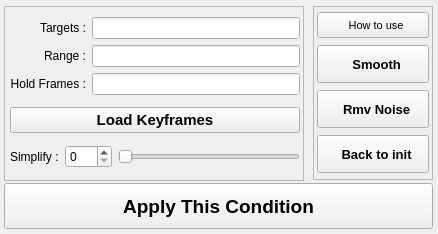
<?xml version="1.0" encoding="UTF-8"?>
<ui version="4.0">
 <class>Simplify</class>
 <widget class="QWidget" name="Simplify">
  <property name="geometry">
   <rect>
    <x>0</x>
    <y>0</y>
    <width>438</width>
    <height>234</height>
   </rect>
  </property>
  <property name="maximumSize">
   <size>
    <width>500</width>
    <height>420</height>
   </size>
  </property>
  <property name="windowTitle">
   <string>Simplify Graph</string>
  </property>
  <widget class="QFrame" name="frame">
   <property name="geometry">
    <rect>
     <x>4</x>
     <y>6</y>
     <width>300</width>
     <height>175</height>
    </rect>
   </property>
   <property name="frameShape">
    <enum>QFrame::StyledPanel</enum>
   </property>
   <property name="frameShadow">
    <enum>QFrame::Raised</enum>
   </property>
   <widget class="QWidget" name="">
    <property name="geometry">
     <rect>
      <x>6</x>
      <y>5</y>
      <width>290</width>
      <height>166</height>
     </rect>
    </property>
    <layout class="QVBoxLayout" name="verticalLayout_4">
     <item>
      <layout class="QHBoxLayout" name="horizontalLayout_4">
       <item>
        <layout class="QVBoxLayout" name="verticalLayout_2">
         <item>
          <widget class="QLabel" name="targetLabel">
           <property name="text">
            <string>Targets :</string>
           </property>
           <property name="alignment">
            <set>Qt::AlignRight|Qt::AlignTrailing|Qt::AlignVCenter</set>
           </property>
          </widget>
         </item>
         <item>
          <widget class="QLabel" name="rangeLabel">
           <property name="text">
            <string>Range :</string>
           </property>
           <property name="alignment">
            <set>Qt::AlignRight|Qt::AlignTrailing|Qt::AlignVCenter</set>
           </property>
          </widget>
         </item>
         <item>
          <widget class="QLabel" name="holdLabel">
           <property name="text">
            <string>Hold Frames :</string>
           </property>
           <property name="alignment">
            <set>Qt::AlignRight|Qt::AlignTrailing|Qt::AlignVCenter</set>
           </property>
          </widget>
         </item>
        </layout>
       </item>
       <item>
        <layout class="QVBoxLayout" name="verticalLayout">
         <item>
          <widget class="QLineEdit" name="tgOj">
           <property name="font">
            <font>
             <pointsize>9</pointsize>
            </font>
           </property>
           <property name="readOnly">
            <bool>true</bool>
           </property>
          </widget>
         </item>
         <item>
          <widget class="QLineEdit" name="frRg">
           <property name="readOnly">
            <bool>true</bool>
           </property>
          </widget>
         </item>
         <item>
          <widget class="QLineEdit" name="hdFr">
           <property name="readOnly">
            <bool>false</bool>
           </property>
          </widget>
         </item>
        </layout>
       </item>
      </layout>
     </item>
     <item>
      <widget class="QPushButton" name="loBtn">
       <property name="font">
        <font>
         <pointsize>11</pointsize>
         <weight>75</weight>
         <bold>true</bold>
        </font>
       </property>
       <property name="text">
        <string>Load Keyframes</string>
       </property>
      </widget>
     </item>
     <item>
      <layout class="QHBoxLayout" name="horizontalLayout_3">
       <item>
        <widget class="QLabel" name="Simplify_Label">
         <property name="font">
          <font>
           <pointsize>9</pointsize>
           <weight>50</weight>
           <bold>false</bold>
          </font>
         </property>
         <property name="text">
          <string>Simplify :</string>
         </property>
        </widget>
       </item>
       <item>
        <widget class="QSpinBox" name="numSl">
         <property name="maximum">
          <number>100</number>
         </property>
        </widget>
       </item>
       <item>
        <widget class="QSlider" name="adSld">
         <property name="maximum">
          <number>100</number>
         </property>
         <property name="sliderPosition">
          <number>0</number>
         </property>
         <property name="orientation">
          <enum>Qt::Horizontal</enum>
         </property>
        </widget>
       </item>
      </layout>
     </item>
    </layout>
   </widget>
  </widget>
  <widget class="QPushButton" name="apBtn">
   <property name="geometry">
    <rect>
     <x>4</x>
     <y>183</y>
     <width>429</width>
     <height>46</height>
    </rect>
   </property>
   <property name="minimumSize">
    <size>
     <width>85</width>
     <height>31</height>
    </size>
   </property>
   <property name="maximumSize">
    <size>
     <width>6550</width>
     <height>6550</height>
    </size>
   </property>
   <property name="font">
    <font>
     <pointsize>14</pointsize>
     <weight>75</weight>
     <bold>true</bold>
    </font>
   </property>
   <property name="text">
    <string>Apply This Condition</string>
   </property>
  </widget>
  <widget class="QFrame" name="frame_2">
   <property name="geometry">
    <rect>
     <x>313</x>
     <y>6</y>
     <width>120</width>
     <height>174</height>
    </rect>
   </property>
   <property name="frameShape">
    <enum>QFrame::StyledPanel</enum>
   </property>
   <property name="frameShadow">
    <enum>QFrame::Raised</enum>
   </property>
   <widget class="QWidget" name="">
    <property name="geometry">
     <rect>
      <x>4</x>
      <y>5</y>
      <width>112</width>
      <height>163</height>
     </rect>
    </property>
    <layout class="QVBoxLayout" name="verticalLayout_3">
     <item>
      <widget class="QPushButton" name="tutoBtn">
       <property name="minimumSize">
        <size>
         <width>32</width>
         <height>26</height>
        </size>
       </property>
       <property name="maximumSize">
        <size>
         <width>6550</width>
         <height>26</height>
        </size>
       </property>
       <property name="font">
        <font>
         <pointsize>8</pointsize>
        </font>
       </property>
       <property name="text">
        <string>  How to use</string>
       </property>
       <property name="iconSize">
        <size>
         <width>20</width>
         <height>20</height>
        </size>
       </property>
      </widget>
     </item>
     <item>
      <widget class="QPushButton" name="smoothBtn">
       <property name="minimumSize">
        <size>
         <width>90</width>
         <height>38</height>
        </size>
       </property>
       <property name="font">
        <font>
         <pointsize>10</pointsize>
         <weight>75</weight>
         <bold>true</bold>
        </font>
       </property>
       <property name="layoutDirection">
        <enum>Qt::LeftToRight</enum>
       </property>
       <property name="text">
        <string>  Smooth</string>
       </property>
      </widget>
     </item>
     <item>
      <widget class="QPushButton" name="rmPeakBtn">
       <property name="minimumSize">
        <size>
         <width>100</width>
         <height>38</height>
        </size>
       </property>
       <property name="font">
        <font>
         <pointsize>10</pointsize>
         <weight>75</weight>
         <bold>true</bold>
        </font>
       </property>
       <property name="text">
        <string>  Rmv Noise</string>
       </property>
      </widget>
     </item>
     <item>
      <widget class="QPushButton" name="rsBtn">
       <property name="minimumSize">
        <size>
         <width>0</width>
         <height>38</height>
        </size>
       </property>
       <property name="font">
        <font>
         <pointsize>10</pointsize>
         <weight>75</weight>
         <bold>true</bold>
        </font>
       </property>
       <property name="text">
        <string>  Back to init</string>
       </property>
      </widget>
     </item>
    </layout>
   </widget>
  </widget>
 </widget>
 <resources/>
 <connections>
  <connection>
   <sender>numSl</sender>
   <signal>valueChanged(int)</signal>
   <receiver>adSld</receiver>
   <slot>setValue(int)</slot>
   <hints>
    <hint type="sourcelabel">
     <x>41</x>
     <y>171</y>
    </hint>
    <hint type="destinationlabel">
     <x>202</x>
     <y>170</y>
    </hint>
   </hints>
  </connection>
  <connection>
   <sender>adSld</sender>
   <signal>valueChanged(int)</signal>
   <receiver>numSl</receiver>
   <slot>setValue(int)</slot>
   <hints>
    <hint type="sourcelabel">
     <x>202</x>
     <y>170</y>
    </hint>
    <hint type="destinationlabel">
     <x>41</x>
     <y>171</y>
    </hint>
   </hints>
  </connection>
 </connections>
</ui>
